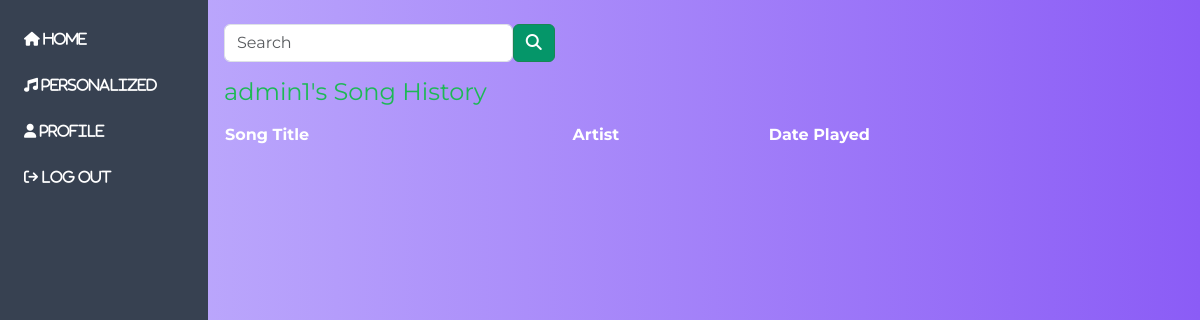
The app's page /user/admin1/ (signed in), older data.
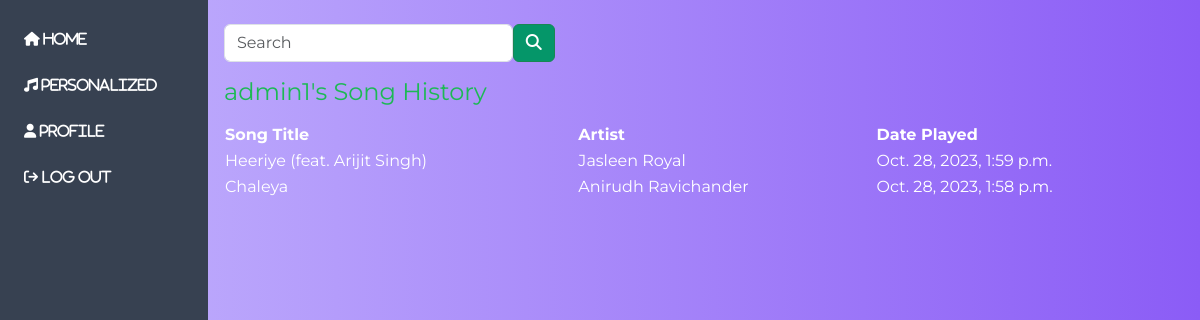
The same page, newer data.
### user/models.py (models this page shows, shortened)
class PlayHistory(models.Model):
    user = models.ForeignKey(User, on_delete=models.CASCADE)
    song_title = models.CharField(max_length=200)
    artist_name = models.CharField(max_length=200)
    date_played = models.DateTimeField(auto_now_add=True)

### user/views.py (the view)
# urls.py: path('<str:username>/', views.user_song_history, name='user_song_history'),
def user_song_history(request, username):
    user_obj = get_object_or_404(User, username=username)
    song_history = PlayHistory.objects.filter(user=user_obj).order_by('-date_played')  # newest songs first
    context = {
        'user_obj': user_obj,
        'song_history': song_history
    }
    return render(request, 'song_history.html', context)

### templates/song_history.html
{% extends "base.html" %}
{% block content %}
<h2>{{ user_obj.username }}'s Song History</h2>
<table class="w-full" >
    <thead>
        <tr>
            <th>Song Title</th>
            <th>Artist</th>
            <th>Date Played</th>
        </tr>
    </thead>
    <tbody>
        {% for song in song_history %}
        <tr>
            <td>{{ song.song_title }}</td>
            <td>{{ song.artist_name }}</td>
            <td>{{ song.date_played }}</td>
        </tr>
        {% endfor %}
    </tbody>
</table>
{% endblock %}

Row changes from the older to the newer data that the page shows:
added PlayHistory: song_title "Heeriye (feat. Arijit Singh)", artist_name "Jasleen Royal", date_played "Oct. 28, 2023, 1:59 p.m."
added PlayHistory: song_title "Chaleya", artist_name "Anirudh Ravichander", date_played "Oct. 28, 2023, 1:58 p.m."
